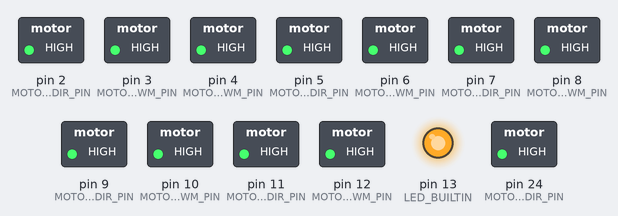
A sketch run on a simulated Arduino Mega 2560, built with avr-gcc and run on an emulated ATmega2560. Shown: switched loads named in the sketch (green lamp = pin HIGH), output pins drawn as LEDs (lit = HIGH).

Above: at 0.2 s.
Timing chart, 0 to 1.7 s (numbered marks = the images above):
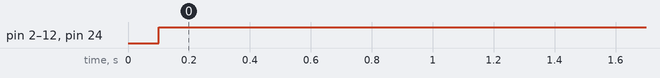

Measured:
- by itself, pin 2 (MOTOR_FRONT_A_DIR_PIN), pin 3 (MOTOR_FRONT_A_PWM_PIN), pin 4 (MOTOR_FRONT_B_PWM_PIN), pin 5 (MOTOR_FRONT_B_DIR_PIN), pin 6 (MOTOR_MIDDLE_A_PWM_PIN), pin 7 (MOTOR_MIDDLE_A_DIR_PIN), pin 8 (MOTOR_MIDDLE_B_PWM_PIN), pin 9 (MOTOR_MIDDLE_B_DIR_PIN), pin 10 (MOTOR_REAR_A_PWM_PIN), pin 11 (MOTOR_REAR_A_DIR_PIN), pin 12 (MOTOR_REAR_B_PWM_PIN), pin 24 (MOTOR_REAR_B_DIR_PIN): LOW → HIGH at 0.10 s

The sketch:

mini_rover_all_motors_test.ino
```cpp
/**
    Control a brushed motor using markerverse motor driver
*/

#define MOTOR_FRONT_A_DIR_PIN 2
#define MOTOR_FRONT_A_PWM_PIN 3
#define MOTOR_FRONT_B_PWM_PIN 4
#define MOTOR_FRONT_B_DIR_PIN 5
#define MOTOR_MIDDLE_A_PWM_PIN 6
#define MOTOR_MIDDLE_A_DIR_PIN 7
#define MOTOR_MIDDLE_B_PWM_PIN 8
#define MOTOR_MIDDLE_B_DIR_PIN 9
#define MOTOR_REAR_A_PWM_PIN 10
#define MOTOR_REAR_A_DIR_PIN 11
#define MOTOR_REAR_B_PWM_PIN 12
#define MOTOR_REAR_B_DIR_PIN 24

byte state = 0;

void setup()
{
    Serial.begin(115200);
    delay(100);

    pinMode(LED_BUILTIN, OUTPUT);

    pinMode(MOTOR_FRONT_A_DIR_PIN, OUTPUT);
    pinMode(MOTOR_FRONT_A_PWM_PIN, OUTPUT);
    pinMode(MOTOR_FRONT_B_DIR_PIN, OUTPUT);
    pinMode(MOTOR_FRONT_B_PWM_PIN, OUTPUT);

    pinMode(MOTOR_MIDDLE_A_DIR_PIN, OUTPUT);
    pinMode(MOTOR_MIDDLE_A_PWM_PIN, OUTPUT);
    pinMode(MOTOR_MIDDLE_B_DIR_PIN, OUTPUT);
    pinMode(MOTOR_MIDDLE_B_PWM_PIN, OUTPUT);

    pinMode(MOTOR_REAR_A_DIR_PIN, OUTPUT);
    pinMode(MOTOR_REAR_A_PWM_PIN, OUTPUT);
    pinMode(MOTOR_REAR_B_DIR_PIN, OUTPUT);
    pinMode(MOTOR_REAR_B_PWM_PIN, OUTPUT);

    digitalWrite(LED_BUILTIN, HIGH);
}

void move()
{
    digitalWrite(MOTOR_FRONT_A_DIR_PIN, HIGH);
    digitalWrite(MOTOR_FRONT_A_PWM_PIN, HIGH);
    digitalWrite(MOTOR_FRONT_B_DIR_PIN, HIGH);
    digitalWrite(MOTOR_FRONT_B_PWM_PIN, HIGH);

    digitalWrite(MOTOR_MIDDLE_A_DIR_PIN, HIGH);
    digitalWrite(MOTOR_MIDDLE_A_PWM_PIN, HIGH);
    digitalWrite(MOTOR_MIDDLE_B_DIR_PIN, HIGH);
    digitalWrite(MOTOR_MIDDLE_B_PWM_PIN, HIGH);

    digitalWrite(MOTOR_REAR_A_DIR_PIN, HIGH);
    digitalWrite(MOTOR_REAR_A_PWM_PIN, HIGH);
    digitalWrite(MOTOR_REAR_B_DIR_PIN, HIGH);
    digitalWrite(MOTOR_REAR_B_PWM_PIN, HIGH);
}

void loop()
{
    move();
}
```
